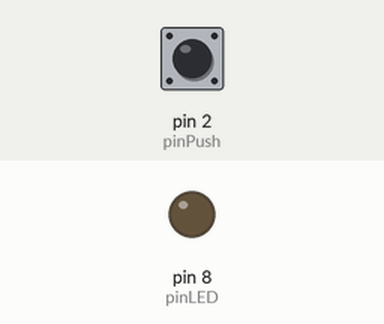
Simulated run of this sketch. Board: Arduino Uno, built with avr-gcc and run on an emulated ATmega328P. Shown: output pins drawn as LEDs (lit = HIGH). The inputs (shaded band) are chosen by the test bench; at power-on: pin 2 (pinPush) HIGH.

Above: at 1.2 s.
1.3 s: pin 2 (pinPush) pulled LOW for 0.15 s
At 1.9 s:
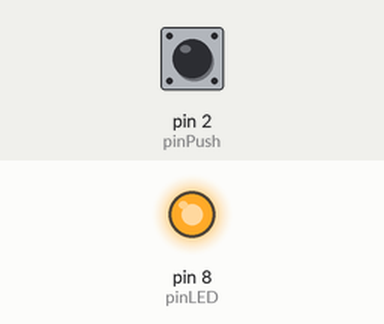
2.9 s: pin 2 (pinPush) pulled LOW for 1 s
At 3.2 s:
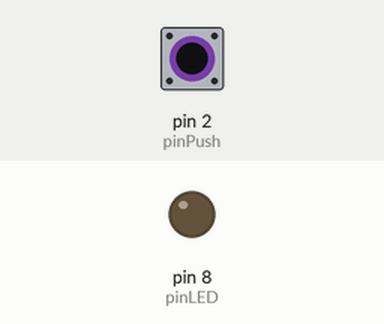
5.4 s: pin 2 (pinPush) pulled LOW for 3.2 s
At 6.3 s:
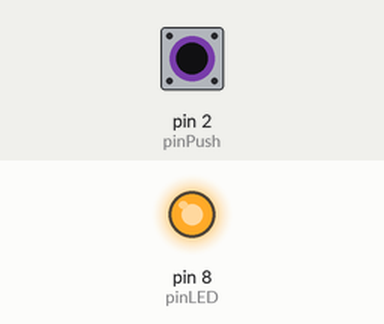
Timing chart, 0 to 8.4 s (numbered marks = the images above; inputs shaded):
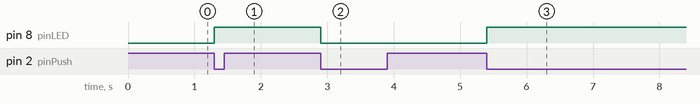

Measured:
- after the input at 1.3 s, pin 8 (pinLED): LOW → HIGH at once
- after the input at 2.9 s, pin 8 (pinLED): HIGH → LOW at once
- after the input at 5.4 s, pin 8 (pinLED): LOW → HIGH at once

The sketch:

1.0.3_toggle.ino
```cpp
/**
* NAME: Ashwin K
* RNO: EE25B018
* DESC: Push button to toggle LED
*/

uint8_t pinPush = 2;
uint8_t pinLED = 8;
int buttonOld = 1;


void setup() {
  // put your setup code here, to run once:
  pinMode(pinPush, INPUT_PULLUP);
  pinMode(pinLED, OUTPUT);
  digitalWrite(pinLED, LOW);


}

void loop()
{
  int state = digitalRead(pinLED);
  int buttonNew = digitalRead(pinPush);
  if(buttonOld == 1 && buttonNew == 0)
  {
    digitalWrite(pinLED, !(state));
    delay(50);
  }

  buttonOld = buttonNew;

}
```
